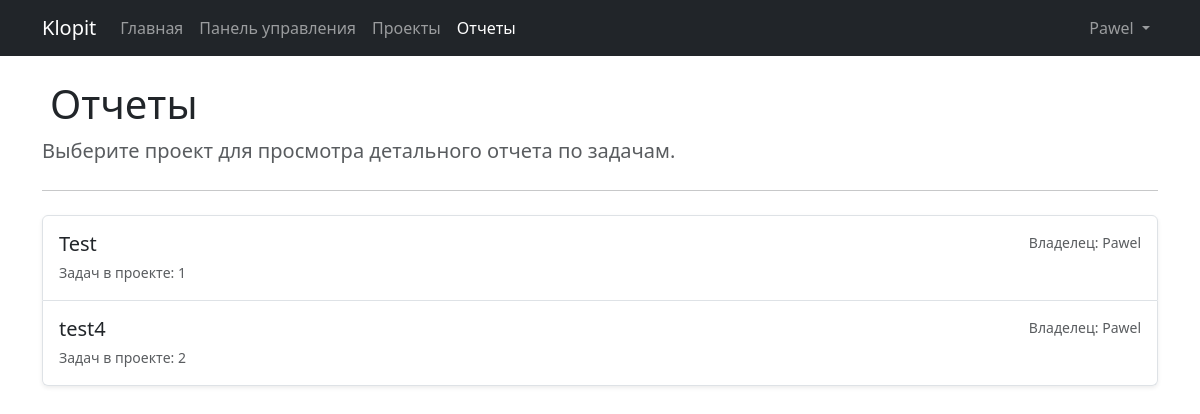
Page /reports/ (signed in) on the committed database.
### app/models.py (models this page shows, shortened)
class User(UserMixin, db.Model):
    id = db.Column(db.Integer, primary_key=True)
    username = db.Column(db.String(64), index=True, unique=True, nullable=False)
    email = db.Column(db.String(120), index=True, unique=True, nullable=False)
    password_hash = db.Column(db.String(128), nullable=False)
    created_at = db.Column(db.DateTime, default=datetime.utcnow)
    is_active = db.Column(db.Boolean, default=True)
    role_id = db.Column(db.Integer, db.ForeignKey('role.id'))
    projects_owned = db.relationship('Project', backref='owner', lazy='dynamic', foreign_keys='Project.owner_id')
    projects_member_of = db.relationship('Project', secondary=project_members,
                                         back_populates='members', lazy='dynamic')
    tasks_assigned = db.relationship('Task', backref='assignee', lazy='dynamic', foreign_keys='Task.assignee_id')
    tasks_created = db.relationship('Task', backref='creator', lazy='dynamic', foreign_keys='Task.creator_id')
    uploaded_files = db.relationship('File', backref='uploader', lazy='dynamic')
    comments = db.relationship('Comment', backref='author', lazy='dynamic')
    notifications = db.relationship('Notification', backref='recipient', lazy='dynamic',
                                    foreign_keys='Notification.user_id')
    def is_admin(self):
        return self.role is not None and self.role.name == 'Admin'
    def new_notifications_count(self):
        return self.notifications.filter_by(is_read=False).count()

class Project(db.Model):
    id = db.Column(db.Integer, primary_key=True)
    name = db.Column(db.String(150), index=True, nullable=False)
    description = db.Column(db.Text, nullable=True)
    created_at = db.Column(db.DateTime, index=True, default=datetime.utcnow)
    owner_id = db.Column(db.Integer, db.ForeignKey('user.id'), nullable=False)
    tasks = db.relationship('Task', backref='project', lazy='dynamic', cascade='all, delete-orphan', foreign_keys='Task.project_id')
    files = db.relationship('File', backref='project', lazy='dynamic', cascade='all, delete-orphan') # backref из File
    members = db.relationship('User', secondary=project_members,
                              back_populates='projects_member_of', lazy='dynamic')

### app/reports/routes.py (the view)
@bp.route('/')
@login_required
def index():
    projects = Project.query.filter(
        or_(Project.owner_id == current_user.id, Project.members.any(User.id == current_user.id))
    ).order_by(Project.name).all()
    return render_template('reports_index.html', title='Отчеты', projects=projects)

### app/reports/templates/reports_index.html (shortened to what this page needs)
{% extends "base.html" %}
{% block content %}
<div class="mb-4">
    <h1>{{ title }}</h1>
    <p class="lead text-muted">Выберите проект для просмотра детального отчета по задачам.</p>
</div>
<hr class="mb-4">
{% if projects %}
    <div class="list-group shadow-sm">
        {% for project in projects %}
        <a href="{{ url_for('reports.project_report', project_id=project.id) }}" class="list-group-item list-group-item-action p-3">
            <div class="d-flex w-100 justify-content-between">
                <h5 class="mb-1">{{ project.name }}</h5>
                <small class="text-muted">
                     Владелец: {{ project.owner.username }}
                </small>
            </div>
             <small class="text-muted">Задач в проекте: {{ project.tasks.count() }}</small>
        </a>
        {% endfor %}
    </div>
{% endif %}
{% endblock %}

### app/templates/includes/_navbar.html (shortened to what this page needs)
<nav class="navbar navbar-expand-lg bg-dark navbar-dark mb-4">
  <div class="container">
    <a class="navbar-brand" href="{{ url_for('main.index') }}">
      Klopit
    </a>
    <div class="collapse navbar-collapse" id="navbarNav">
      <ul class="navbar-nav me-auto mb-2 mb-lg-0">
        <li class="nav-item">
          <a class="nav-link {% if request.endpoint == 'main.index' %}active{% endif %}" href="{{ url_for('main.index') }}">Главная</a>
        </li>
        {% if current_user.is_authenticated %}
          <li class="nav-item">
              <a class="nav-link {% if request.blueprint == 'dashboard' %}active{% endif %}" href="{{ url_for('dashboard.index') }}">Панель управления</a>
            </li>
            <li class="nav-item">
              <a class="nav-link {% if request.blueprint == 'projects' %}active{% endif %}" href="{{ url_for('projects.list_projects') }}">Проекты</a>
            </li>
            <li class="nav-item">
              <a class="nav-link {% if request.blueprint == 'reports' %}active{% endif %}" href="{{ url_for('reports.index') }}">Отчеты</a>
            </li>
        {% endif %}
      </ul>
      <ul class="navbar-nav ms-auto mb-2 mb-lg-0 align-items-center">
         {% if current_user.is_authenticated %}
             <li class="nav-item me-2">
                 <a class="nav-link position-relative {% if unread_notifications_count > 0 %}text-warning{% endif %}" href="{{ url_for('dashboard.notifications') }}" title="Уведомления">
                 </a>
             </li>
             <li class="nav-item dropdown">
              <a class="nav-link dropdown-toggle" href="#" role="button" data-bs-toggle="dropdown" aria-expanded="false">
                {{ current_user.username }}
              </a>
            </li>
         {% endif %}
      </ul>
    </div>
  </div>
</nav>

### rows in the picture
User: username "Pawel"
Project: name "Test", owner.username "Pawel", tasks.count "1"
Project: name "test4", owner.username "Pawel", tasks.count "2"

### other values in the picture
{{ title }} "Отчеты"
